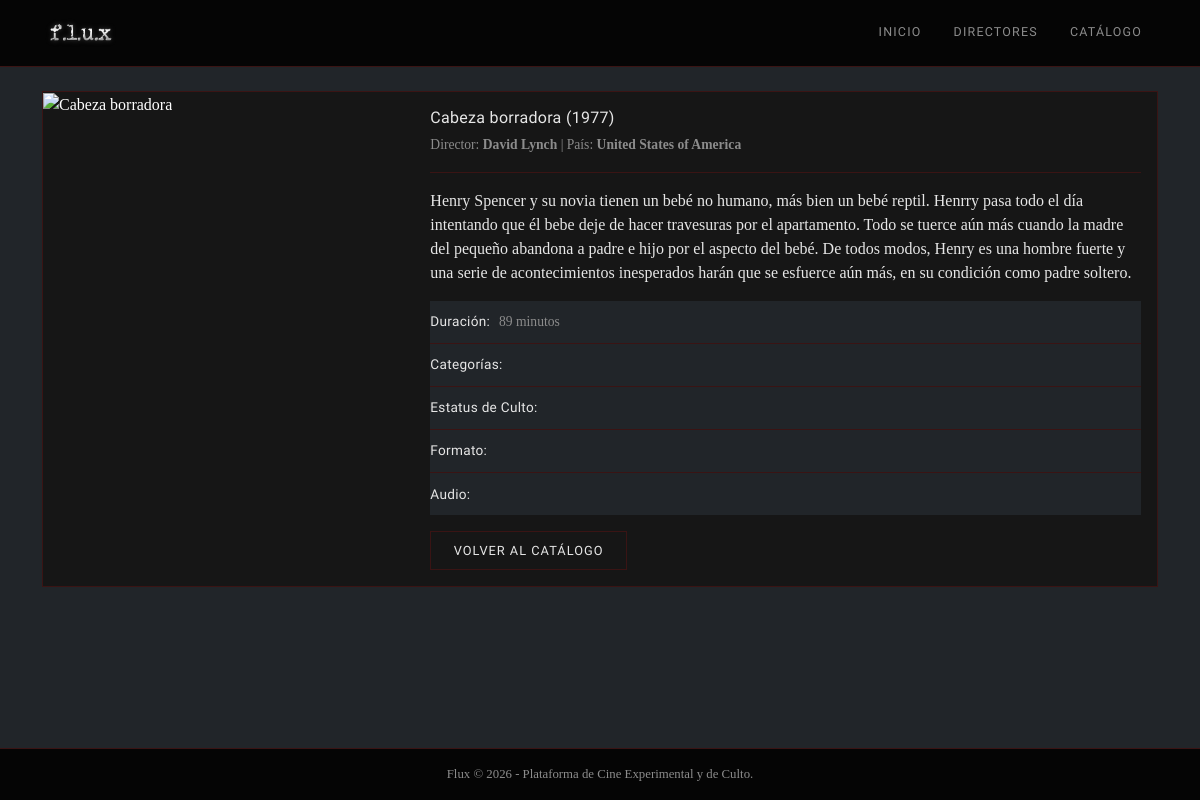
Page /catalogo/pelicula/eraserhead-1977/ on the committed database.
### catalogo/models.py (models this page shows, shortened)
class Pelicula(models.Model):
    id_pelicula = models.CharField(max_length=20, primary_key=True)  # ej: film-001
    slug = models.SlugField(max_length=200, unique=True)
    title = models.CharField(max_length=200, verbose_name="Título")
    year = models.IntegerField(verbose_name="Año")
    director = models.ForeignKey(Director, on_delete=models.CASCADE, related_name="peliculas")
    country = models.CharField(max_length=100, verbose_name="País")
    runtime_minutes = models.IntegerField(verbose_name="Duración (min)")
    synopsis = models.TextField(verbose_name="Sinopsis")
    poster_url = models.URLField(max_length=500, verbose_name="URL del Póster")
    cult_status = models.TextField(verbose_name="Estatus de Culto")
    format_type = models.CharField(max_length=50, verbose_name="Formato (35mm/16mm/etc)")
    audio = models.CharField(max_length=100, verbose_name="Audio")
    categorias = models.ManyToManyField(Categoria, related_name="peliculas")
    class Meta:
        verbose_name = "Película"
        verbose_name_plural = "Películas"

### principal/models.py (models this page shows)
class Director(models.Model):
    id_director = models.CharField(max_length=20, primary_key=True)  # ej: dir-001
    nombre = models.CharField(max_length=150)
    pais = models.CharField(max_length=100)
    estilo = models.CharField(max_length=150)
    obra_destacada = models.CharField(max_length=150, blank=True, null=True)
    bio = models.TextField()
    class Meta:
        verbose_name = "Director"
        verbose_name_plural = "Directores"
    def __str__(self):
        return self.nombre

### catalogo/views.py (the view)
# urls.py: path('pelicula/<slug:slug>/', views.detalle_pelicula, name='detalle_pelicula'),
def detalle_pelicula(request, slug):
    pelicula = get_object_or_404(Pelicula, slug=slug)
    return render(request, 'catalogo/detalle.html', {'pelicula': pelicula})

### catalogo/templates/catalogo/detalle.html (shortened to what this page needs)
{% extends 'base.html' %}
{% block content %}
<div class="card bg-black text-white border-danger">
    <div class="row g-0">
        <div class="col-md-4">
            <img src="{{ pelicula.images.poster }}" class="img-fluid rounded-start" alt="{{ pelicula.title }}">
        </div>
        <div class="col-md-8">
            <div class="card-body">
                <h2 class="card-title text-danger">{{ pelicula.title }} ({{ pelicula.year }})</h2>
                <p class="text-muted">Director: <strong>{{ pelicula.director }}</strong> | País: <strong>{{ pelicula.country }}</strong></p>
                <hr class="border-secondary">
                <p class="lead">{{ pelicula.synopsis }}</p>
                <ul class="list-group list-group-flush bg-dark rounded">
                    <li class="list-group-item bg-dark text-white"><strong>Duración:</strong> {{ pelicula.runtime_minutes }} minutos</li>
                    <li class="list-group-item bg-dark text-white"><strong>Categorías:</strong> {{ pelicula.categories|join:", " }}</li>
                    <li class="list-group-item bg-dark text-white"><strong>Estatus de Culto:</strong> {{ pelicula.metadata.cult_status }}</li>
                    <li class="list-group-item bg-dark text-white"><strong>Formato:</strong> {{ pelicula.metadata.format }}</li>
                    <li class="list-group-item bg-dark text-white"><strong>Audio:</strong> {{ pelicula.metadata.audio }}</li>
                </ul>
                <a href="{% url 'catalogo:lista_peliculas' %}" class="btn btn-secondary mt-3">Volver al Catálogo</a>
            </div>
        </div>
    </div>
</div>
{% endblock %}

### templates/base.html (shortened to what this page needs)
{% load static %}
<!DOCTYPE html>
<html lang="es" data-bs-theme="dark">
<head>
    <link rel="stylesheet" href="{% static 'css/bootstrap.min.css' %}">
    <link rel="stylesheet" href="{% static 'css/custom.css' %}">
</head>
<body class="bg-dark text-light d-flex flex-column min-vh-100">
    <nav class="navbar navbar-expand-lg navbar-dark bg-black border-bottom border-danger">
        <div class="container">
            <a class="navbar-brand" href="{% url 'principal:inicio' %}">
                <img src="{% static 'img/logo.png' %}" alt="FLUX" style="height: 40px;">
            </a>
            <div class="collapse navbar-collapse" id="navbarNav">
                <ul class="navbar-nav ms-auto">
                    <li class="nav-item">
                        <a class="nav-link" href="{% url 'principal:inicio' %}">Inicio</a>
                    </li>
                    <li class="nav-item">
                        <a class="nav-link" href="{% url 'principal:directores' %}">Directores</a>
                    </li>
                    <li class="nav-item">
                        <a class="nav-link" href="{% url 'catalogo:lista_peliculas' %}">Catálogo</a>
                    </li>
                </ul>
            </div>
        </div>
    </nav>
    <main class="container my-4 flex-grow-1">
        {% block content %}
        {% endblock %}
    </main>
    <footer class="bg-black text-center text-muted py-3 border-top border-secondary mt-auto">
        <div class="container">
            <p class="mb-0">Flux &copy; 2026 - Plataforma de Cine Experimental y de Culto.</p>
        </div>
    </footer>
</body>
</html>

### static/css/custom.css (style rules this page uses)
:root { --bg: #0a0a0a; --panel: #161616; --edge: #3a1414; --accent: #7a2020; --accent-live: #9c2e2e; --text: #e6e6e6; --text-dim: #8c8c8c; --font-logo: 'Impact', Arial Black, sans-serif; --font-display: 'Trebuchet MS', Arial, sans-serif; --font-body: Georgia, serif; }
body { background-color: var(--bg) !important; color: var(--text) !important; font-family: var(--font-body); }
h1, h2, h3, h4, h5, .card-title { font-family: var(--font-display); letter-spacing: .3px; }
.card, .btn, .form-control, .badge, .list-group-item, .input-group .form-control, .img-fluid.rounded, .rounded, .rounded-start { border-radius: 0 !important; }
.navbar.bg-black { background-color: #050505 !important; min-height: 52px; }
.navbar.border-danger { border-bottom: 1px solid var(--edge) !important; }
.navbar-nav .nav-link { font-family: var(--font-display); font-size: .78rem; text-transform: uppercase; letter-spacing: 1.2px; color: var(--text-dim) !important; padding: .5rem 1rem !important; border-bottom: 2px solid transparent; transition: color .15s ease, border-color .15s ease; }
footer.bg-black { background-color: #050505 !important; border-top: 1px solid var(--edge) !important; }
footer p, footer .text-muted { color: var(--text-dim) !important; font-size: .8rem; }
.btn { font-family: var(--font-display); font-size: .8rem; text-transform: uppercase; letter-spacing: 1px; padding: .55rem 1.4rem; }
.btn-secondary { background-color: var(--panel) !important; border-color: var(--edge) !important; color: var(--text) !important; }
.card.bg-black { background-color: var(--panel) !important; border: 1px solid var(--edge) !important; transition: border-color .15s ease; }
.card .card-title.text-danger { color: var(--text) !important; font-size: 1rem; }
.card.border-danger { border: 1px solid var(--edge) !important; background-color: var(--panel) !important; }
.card-title.text-danger { font-family: var(--font-display); color: var(--text) !important; font-size: 1.6rem; }
.card-body .text-muted { color: var(--text-dim) !important; font-size: .85rem; }
.card-body hr.border-secondary { border-color: var(--edge) !important; opacity: 1; }
.card-body .lead { color: var(--text) !important; font-size: 1rem; }
.list-group-item.bg-dark { background-color: transparent !important; color: var(--text-dim) !important; border-color: var(--edge) !important; font-size: .85rem; padding: .65rem 0; }
.list-group-item.bg-dark strong { color: var(--text) !important; font-family: var(--font-display); font-weight: 500; letter-spacing: .3px; margin-right: .4em; }

### rows in the picture
Pelicula: title "Cabeza borradora", year "1977", director "David Lynch", country "United States of America", synopsis "Henry Spencer y su novia tienen un bebé no humano, más bien un bebé reptil. Henrry pasa todo el día intentando que él bebe deje de hacer travesuras por el apartamento. Todo se tuerce aún más cuando la madre del pequeño abandona a padre e hijo por el aspecto del bebé. De todos modos, Henry es una hombre fuerte y una serie de acontecimientos inesperados harán que se esfuerce aún más, en su condición como padre soltero.", runtime_minutes "89"
